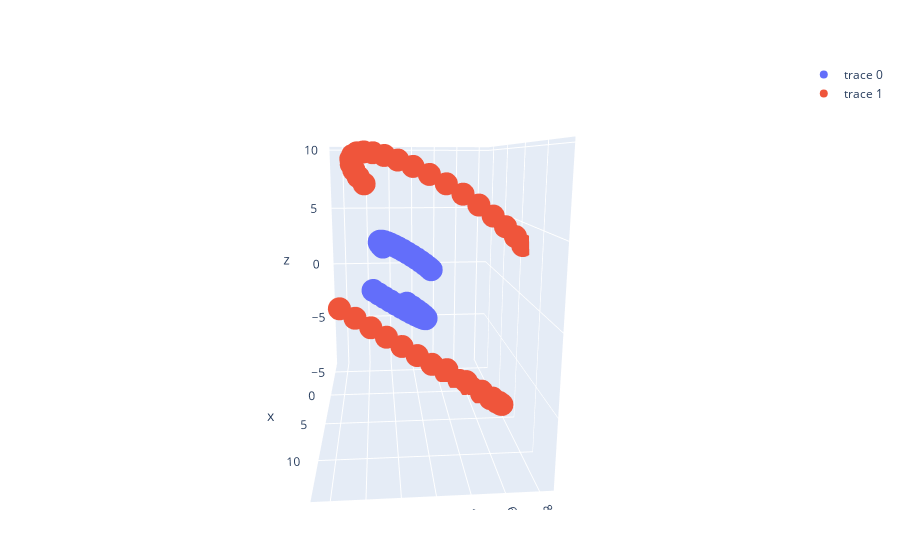

Notebook source saved alongside this figure:
### Markdown cell above
### Scaling Objects

### Code cell
function scale(x,α=1)
    γ = log(α)
    S = exp(γ * no ∧ n∞ /2)
    scaled_x = S * x * inv(S)
    α  = - n∞ ⋅ scaled_x # The point weight
    getblades(scaled_x/α)
end

# p1 = plotpoint(x)
# p2 = plotpoint(scaled_x)
scaled_pairs = scale.(rotated_pairs,Ref(3))
p1 = plotpoint(rotated_pairs)
p2 = plotpoint(scaled_pairs)

plot([p1,p2])
